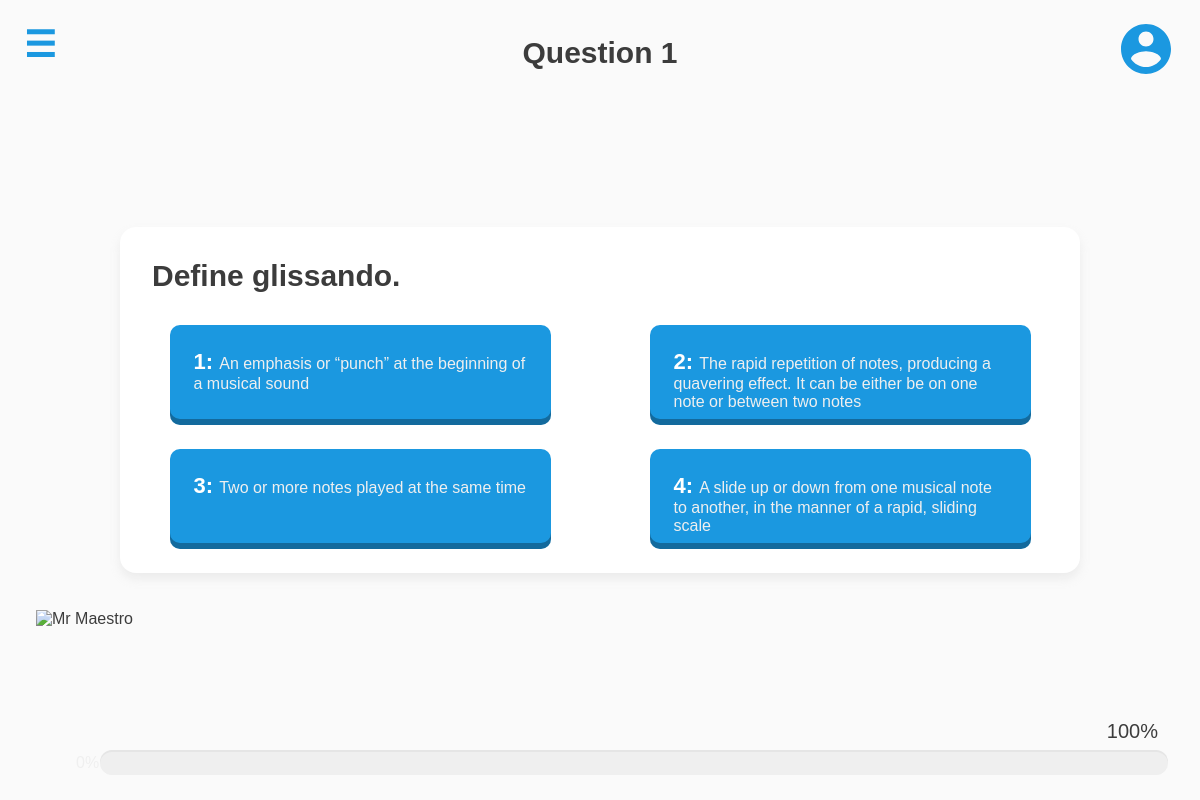
Screenshot of /SS.php?diff=Medium with the database file from the repository.
### tables this page shows
CREATE TABLE soundStudyQuestion (
  questionID INT,
  question TEXT NOT NULL,
  answerID CHAR(5) NOT NULL,
  difficulty ENUM('Easy', 'Medium', 'Hard') NOT NULL,
  tip VARCHAR(255),
  PRIMARY KEY (questionID),
  FOREIGN KEY (answerID) REFERENCES choiceRead(choiceID)
);

CREATE TABLE choiceRead (
  choiceID CHAR(5),
  choice VARCHAR(255) NOT NULL,
  relatedQuestion INT NOT NULL,
  PRIMARY KEY (choiceID)
);

### SS.php (the view, shortened to what this page needs)
<?php
  $questionsHTML = "";
  if(isset($_GET['num'])){
    $numQuestions = $_GET['num'];
  } else {
    $numQuestions = 5;
  }
  $difficulty = $_GET['diff'];
  include_once 'php/conn.php';
  $sql = "SELECT * FROM soundStudyQuestion WHERE difficulty = '$difficulty' ORDER BY RAND() LIMIT $numQuestions";
  $result = $conn->query($sql);
  if ($result->num_rows > 0) {
      $Qno = 1;
      while($row = $result->fetch_assoc()) {
      $Qname = $row["question"];
      $Qid = $row["questionID"];
      $sqlChoice = "SELECT choiceID, choice FROM choiceRead WHERE relatedQuestion = '$Qid' ORDER BY RAND() LIMIT 4";
      $resultChoice = $conn->query($sqlChoice);
      if($resultChoice->num_rows > 0) {
        $choiceNo = 0;
        $choiceHTML ="";
        while($row = $resultChoice->fetch_assoc()){
          $choiceHTML .= "<li id=\"" . $row["choiceID"] ."\" onClick=\"checkResponse(". $Qid . ", '" . $row["choiceID"] . "', '" . $row["choiceID"] . "')\"><p id=\"" . $row["choiceID"] . "\"><span>" . ++$choiceNo . ": </span>" . $row["choice"] . "</p></li>";
        }
      }
      $questionsHTML .= "<section class=\"quizText\" id=\"" . $Qno++ . "\"><h1>" . $Qname . "</h1><ul>"  . $choiceHTML . "</ul></section>";
    }
  }
?>
<!doctype html>
<html lang="en">
<head>
  <link rel="stylesheet" href="style/css/main.css">
</head>
<body onload="init()">
  <div id="pageWrap">
    <label for="menuToggle" id="menu"><h3>☰</h3></label>
    <div id="mainWindow">
      <header>
        <div id="blockElement"></div>
        <h1 id="qNum">Question 1</h1>
        <div id="profile">
      </div>
      </header>
      <main id="main">
        <?php echo $questionsHTML; ?>
      </main>
      <footer>
        <img src="asset/mrMaestro/staticIdle.gif" id="maestroImage" alt="Mr Maestro"/>
        <h3>100%</h3>
        <div class="progressBarBack"></div>
      </footer>
    </div>
    <nav id="navContent">
      <ul>
        <li><h3>Menu</h3></li>
        <li><h3>Settings</h3></li>
        <li><h3>About</h3></li>
        <li><a href="#" onclick="location.reload();" title="Restart"><h3>Restart</h3></a></li>
        <li><a href="home.php" title="Quit"><h3>Quit</h3></a></li>
        <li><a href="php/parse/logout.php" title="Logout"><h3>Quit & Logout</h3></a></li>
      </ul>
      <p class="infoText">Maestro Version 1 Build 0.01</p>
    </nav>
  </div>
</body>
</html>

### style/css/main.css (style rules this page uses)
header { width: 100%; height: 105px; display: flex; flex-grow: 2; position: fixed; z-index: 1; }
header div { height: 55px; width: 55px; margin: 24px 24px; }
header h1 { text-align: center; line-height: 105px; flex: 2; }
main { position: relative; top: 50%; transform: translateY(-50%); }
footer { width: 100%; height: 150px; position: fixed; z-index: 10; bottom: 0; }
footer #maestroImage { height: 204px; margin-left: 36px; display: block; position: relative; top: -40px; float: left; z-index: 2; }
footer h3 { font-size: 20px; position: absolute; right: 0; margin-right: 42px; margin-top: 70px; font-weight: lighter; }
footer div { height: 25px; margin: 100px 32px 0 100px; border-radius: 12px; position: absolute; background: lightgrey; }
.progressBarBack { background: #EFEFEF; width: calc(100% - 132px); z-index: 0; box-shadow: inset 0px 2px 0 0 rgba(204, 204, 204, 0.3); }
.quizText { width: 80%; display: block; margin: 0 auto; background: white; border-radius: 16px; box-shadow: 0px 6px 10px 0 rgba(204, 204, 204, 0.3); }
.quizText h1 { padding: 32px; }
.quizText ul { display: flex; justify-content: space-around; flex-wrap: wrap; }
.quizText ul li { height: 100px; width: 381px; background: #1B98E0; border-radius: 10px; box-shadow: inset 0px -6px 0 0 rgba(0, 0, 0, 0.3); margin-bottom: 24px; animation-iteration-count: 1; animation-fill-mode: forwards; animation-timing-function: step-start; }
.quizText ul li p { color: #EFEFEF; padding: 24px 24px; font-weight: lighter; font-size: 16px; }
.quizText ul li p span { color: white; font-size: 22px; font-weight: bold; }
* { padding: 0; margin: 0; font-family: "Helvetica-Neue", Arial; color: #3c3c3c; list-style: none; text-decoration: none; }
h1 { font-size: 30px; }
#menu { position: fixed; z-index: 2; height: 55px; width: 55px; margin: 24px; left: 0; transition: all 0.2s; }
#menu h3 { color: #1B98E0; font-size: 36px; }
#mainWindow { width: 100vw; height: 100vh; background: #FAFAFA; position: absolute; z-index: 1; left: 0; transition: all 0.2s; transform: scale(1); transform-origin: right center; height: 100%; overflow: scroll; }
#navContent { height: 100%; width: 100%; background: linear-gradient(45deg, #b7dff6, #1B98E0); background-size: 400% 400%; animation: menuAnimator 12s ease infinite; display: block; float: left; position: absolute; z-index: 0; }
#navContent ul { padding: 40px 0 0 24px; }
#navContent ul li h3 { color: rgba(255, 255, 255, 0.6); font-size: 32px; font-weight: lighter; margin-bottom: 16px; }
#navContent ul li:first-child h3 { color: white; font-weight: bold; margin-bottom: 36px; }
#navContent p { position: absolute; bottom: 0; font-size: 10px; width: calc(100% - 16px); margin: 0 24px 16px 0; text-align: right; color: rgba(255, 255, 255, 0.35); }

### rows the page displays
soundstudyquestion: question "Define glissando."
choiceread: choice "An emphasis or “punch” at the beginning of a musical sound"
choiceread: choice "The rapid repetition of notes, producing a quavering effect. It can be either be on one note or between two notes"
choiceread: choice "Two or more notes played at the same time"
choiceread: choice "A slide up or down from one musical note to another, in the manner of a rapid, sliding scale"
